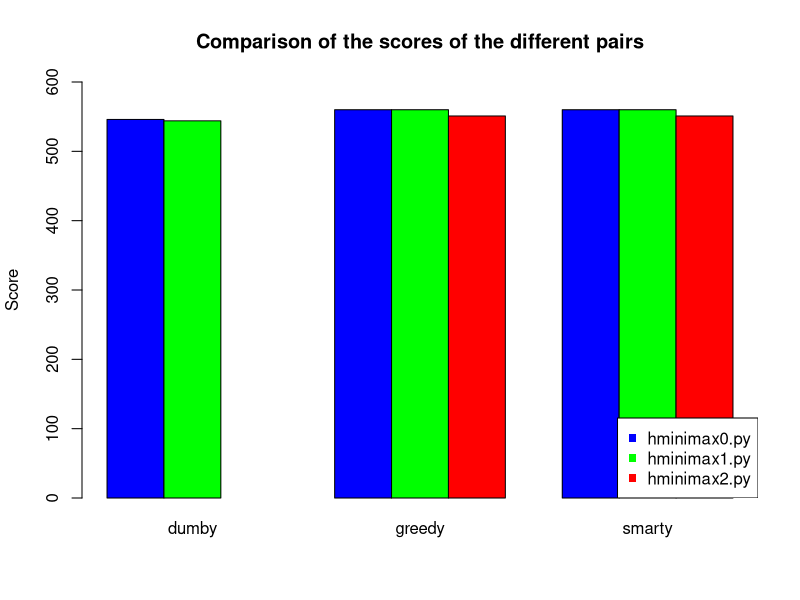

The R source for this figure:
dumby_score <- c(546, 544, -Inf)
greedy_score <- c(560, 560, 551)
smarty_score <- c(560, 560, 551)

colors <- c("blue", "green", "red", "blue", "green", "red", "blue", "green", "red")

barplot(cbind(dumby_score, greedy_score, smarty_score), beside = TRUE, names.arg = c("dumby", "greedy", "smarty"), col = colors, ylim = c(0,600), main = "Comparison of the scores of the different pairs", ylab = "Score")
legend("bottomright", legend = c("hminimax0.py", "hminimax1.py", "hminimax2.py"), col=c("blue", "green", "red"), pch = c(15,15))

